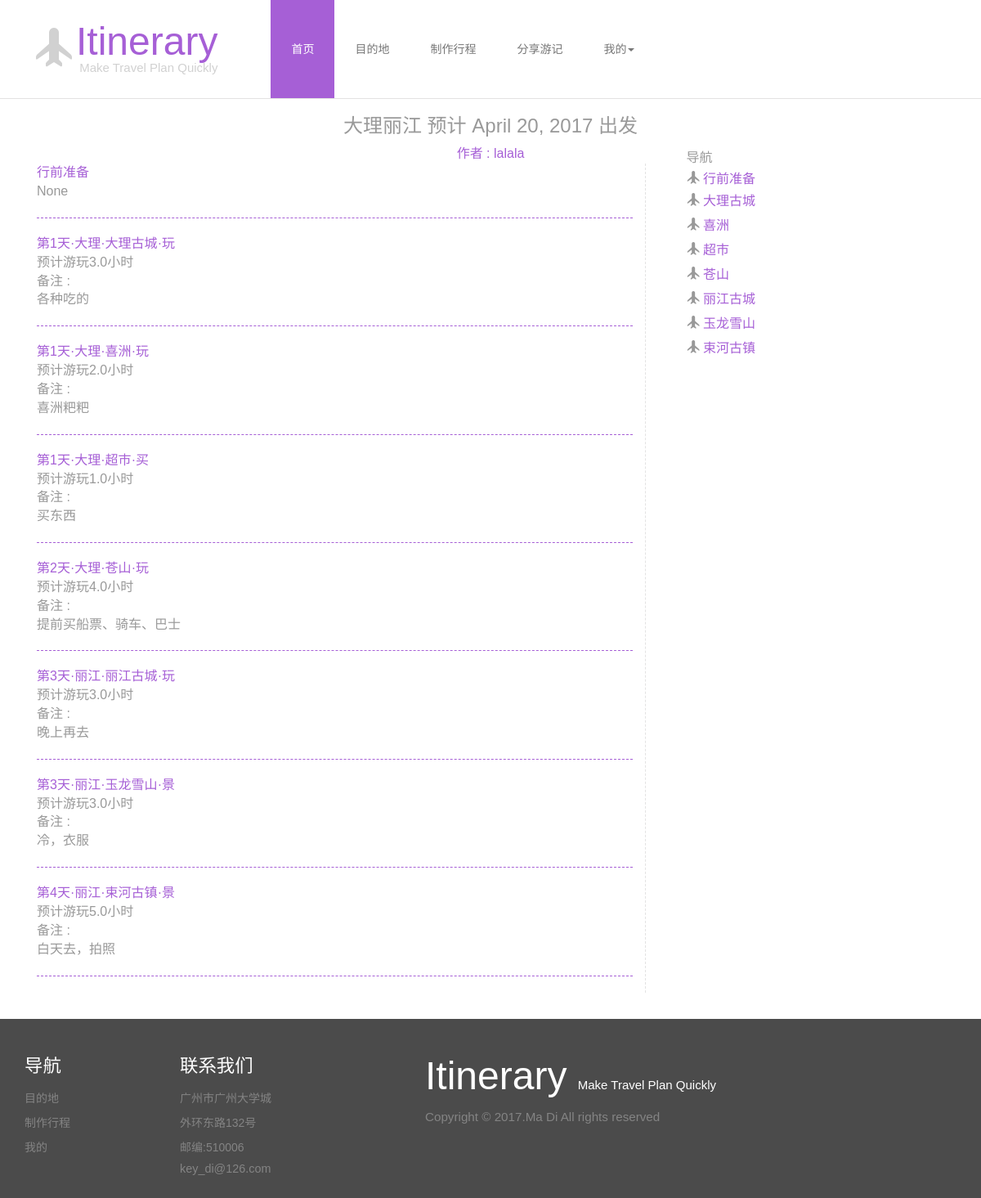
/plan/41, run on the app's committed database.
### blog/models.py (models this page shows, shortened)
class Plan(models.Model):
    id = models.AutoField(primary_key=True)
    PLANTYPE_CHOICES = (
        ('plan','行程'),
        ('article','游记'),
    )
    plantype=models.CharField(
        max_length=10,
        choices=PLANTYPE_CHOICES,
        default='plan')
    date=models.DateField(null=True)
    planname = models.CharField(max_length=30)
    author = models.CharField(max_length=30)
    makedate = models.DateField(auto_now_add=True)
    editdate = models.DateField(auto_now=True)
    days = models.DecimalField(max_digits=2, decimal_places=0)
    locations = models.CharField(max_length=30)
    cases = models.ManyToManyField(Case)
    description = models.TextField(null=True)

class User(models.Model):
    id = models.AutoField(primary_key=True)
    username = models.CharField(
        max_length=30,
        unique=True,
        error_messages = {
            'max_length':'用户名过长',
            'required':'用户名不能为空',
            'invalid':'输入类型错误'
        }
    )
    password = models.CharField(
        max_length=30,
        error_messages = {
            'max_length':'密码过长',
            'required':'密码不能为空'
        }
    )
    email = models.EmailField(
        error_messages={
            'required':'邮箱不能为空',
            'invalid':'邮箱规则不符合'
        }
    )
    tel = models.CharField(max_length=15)
    nickname = models.CharField(max_length=30,null=True)
    myplan = models.ManyToManyField('Plan', related_name='+')
    myarticle = models.ManyToManyField('Plan', related_name='+')
    favoriteplan = models.ManyToManyField('Plan',related_name='+')
    favoritecase = models.ManyToManyField('Case',related_name='+')
    favoritearticle = models.ManyToManyField('Plan',related_name='+')

class Case(models.Model):
    id = models.AutoField(primary_key=True)
    casename = models.CharField(max_length=30)
    location = models.CharField(max_length=30)
    hours = models.DecimalField(max_digits=2, decimal_places=1)
    day = models.DecimalField(max_digits=2, decimal_places=0,default=1)
    description = models.TextField(null=True)
    CASETYPE_CHOICES = (
        ('food','吃'),
        ('shop','买'),
        ('play','玩'),
        ('view','景'),
        ('live','住'),
        ('other','其他'),
    )
    casetype = models.CharField(
        max_length=4,
        choices=CASETYPE_CHOICES,
        default='play'
    )

### blog/views.py (the view)
# urls.py: url(r'^plan/(\d*)$',blog_views.plan),
def plan(req,planid):
    if req.method=="POST":
        username=req.session.get('username')
        user=User.objects.get(username=username)
        plan = Plan.objects.get(id=planid)
        cases= plan.cases.all().order_by('day')
        newplan=req.POST.get("myplan")
        a,b = newplan.split(',')
        newcase=Case.objects.get(id=a)
        oldplan=Plan.objects.get(id=b)
        oldplan.cases.add(newcase)
        return render_to_response('plan.html',{'username':username,
                'plan':plan, 'cases':cases,'user':user,
                'author':User.objects.get(username=plan.author)})
    else:
        username=req.session.get('username')
        plan = Plan.objects.get(id=planid)
        cases= plan.cases.all().order_by('day')
        if username:
            user=User.objects.get(username=username)
            return render_to_response('plan.html',{'username':username,
                'plan':plan, 'cases':cases,'user':user,
                'author':User.objects.get(username=plan.author)})
        else:
            return render_to_response('plan.html',{'plan':plan,
             'cases':cases,'author':User.objects.get(username=plan.author)})

### blog/templates/plan.html (shortened to what this page needs)
{% extends 'base.html' %}
{% block content %}
<div class="container">
	<div class="article">
		<h3> {{plan.planname}} 预计 {{plan.date}} 出发
		</h3>
		<center><a href="/u/{{author.id}}">作者 : {{author.nickname}}</a></center>
		<div class="col-md-8 articleleft">
			<a name="before">行前准备</a>
			<p>{{plan.description|linebreaks}}</p>
			<hr/>
			{% for case in cases%}
				<div id = "old" class="singlecase">
					<a id="old1{{case.id}}" name="{{case.casename}}">第{{case.day}}天·{{case.location}}·{{case.casename}}·{{case.get_casetype_display}}</a>
					<p id="old2{{case.id}}">预计游玩{{case.hours}}小时</p>
					<div id="old3{{case.id}}"><p>备注 : </p>{{case.description|linebreaks}}</div>
				</div>
				<hr/>
			{%endfor%}
		</div>
		<div class="articleright" id="articleright">
			<p>导航</p>
			<i class="glyphicon glyphicon-plane" aria-hidden="true"></i><a href="#before"> 行前准备</a>
			{% for case in cases%}
			<p><a href="#{{case.casename}}"><i class="glyphicon glyphicon-plane" aria-hidden="true"></i> {{case.casename}}</a></p>
			{%endfor%}
		</div>
	</div>
</div>
{% endblock content %}

### blog/static/css/style.css (style rules this page uses)
html, body { font-size: 100%; background: #fff; font-family: 'Montserrat', sans-serif !important; }
p { margin:0; }
hr { border-top:1px dashed rgb(166, 95, 214); border-left: 1px dashed rgb(166, 95, 214); }
.article h3 { text-align: center; color:#999; }
.article p, .article .add { color:#999; }
.article a { color:rgb(166, 95, 214); }
.articleleft { margin-right: 20px; border-right:1px dashed #E3E2E2; }
.articleright i { color:#999; }
.articleright p { line-height: 30px; }
.articleright { float: right; position: absolute; top:178px; right:25%; padding-left: 20px; }

### data on the page
Plan: planname "大理丽江", date "April 20, 2017", description "None"
User: nickname "lalala"
Case: day "1", location "大理", casename "大理古城", casetype "玩", hours "3.0", description "各种吃的"
Case: day "1", location "大理", casename "喜洲", casetype "玩", hours "2.0", description "喜洲粑粑"
Case: day "1", location "大理", casename "超市", casetype "买", hours "1.0", description "买东西"
Case: day "2", location "大理", casename "苍山", casetype "玩", hours "4.0", description "提前买船票、骑车、巴士"
Case: day "3", location "丽江", casename "丽江古城", casetype "玩", hours "3.0", description "晚上再去"
Case: day "3", location "丽江", casename "玉龙雪山", casetype "景", hours "3.0", description "冷，衣服"
Case: day "4", location "丽江", casename "束河古镇", casetype "景", hours "5.0", description "白天去，拍照"
